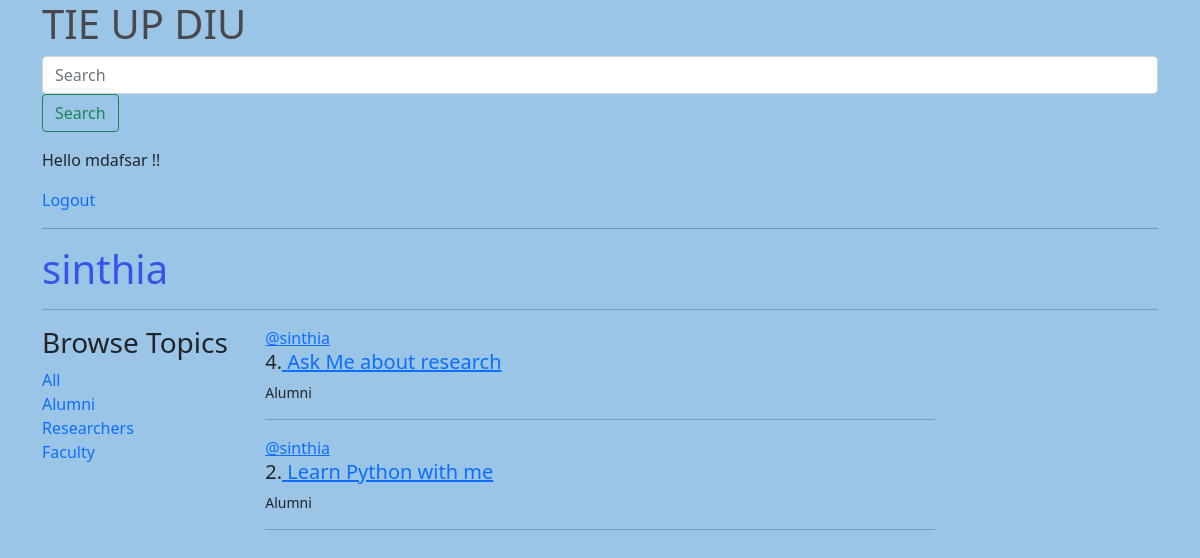
/profile/1/ (signed in), run on the app's committed database.
### base/models.py (models this page shows, shortened)
class Topic(models.Model):
    name = models.CharField(max_length=200)

class Room(models.Model):
    host = models.ForeignKey(User, on_delete=models.SET_NULL, null=True)
    topic =models.ForeignKey(Topic, on_delete=models.SET_NULL, null=True)
    name = models.CharField(max_length=200)
    decription = models.TextField(null=True, blank=True)
    participants= models.ManyToManyField(User,related_name='participants',blank=True)
    updated = models.DateTimeField(auto_now=True)
    Created = models.DateTimeField(auto_now_add=True)
    class Meta:
     ordering = ['-updated', '-Created']

### base/views.py (the view)
# urls.py: path('profile/<str:pk>/', views.userProfile,name="user-profile"),
def userProfile(request,pk):
    user = User.objects.get(id=pk)
    rooms = user.room_set.all()
    topics = Topic.objects.all()
    context = {'user':user , 'rooms':rooms , 'topics':topics}
    return render(request, 'base/profile.html',context)

### base/templates/base/profile.html (shortened to what this page needs)
{% extends 'main.html' %}
{% block content %}
<h1 style="color: hsla(233, 85%, 49%, 0.736);">{{user.username}}</h1>
<hr>
<div  class="profile-container">
    <div>
         {% include 'base/topics_component.html' %}
    </div>
    <div>
      {% include 'base/feed_component.html' %}
    </div>
     <div>
    </div>
</div>
{% endblock content %}

### templates/navbar.html
<a href = "/" style="text-decoration: none;">
<h1 style ="color: rgb(73, 73, 77);  ">TIE UP DIU</h1>
</a>
<form method="GET" action="{% url 'home' %}">
<form class="d-flex">
   <input class="form-control me-2" type="search" placeholder="Search" aria-label="Search">
   <button class="btn btn-outline-success" type="submit">Search</button>
 </form>
</form>
  {% if request.user.is_authenticated %}
<p >Hello {{request.user}} !! </p>
<a href = "{% url 'logout' %}" style="text-decoration: none; ">Logout</a>
   {% else %}
<a href="{% url 'login' %}"   style="text-decoration: none; ">Login</a>
{% endif %}
<hr style="color: black;">

### base/templates/base/topics_component.html
<h3>Browse Topics</h3>
              <div>
                   <a href="{% url 'home' %}"   style =" text-decoration: none;">All</a>
               </div>
               {% for topic in topics %}
               <div>
                 <a href="{% url 'home' %}?q={{topic.name}}"    style =" text-decoration: none;"  >{{topic.name}}</a>
               </div>
               {% endfor %}

### base/templates/base/feed_component.html (shortened to what this page needs)
<div>
              {% for room in rooms %}
                <div>
                     <a href="{% url 'user-profile' room.host.id %}">@{{room.host.username}}</a>
                        <h5>{{room.id}}.<a href="{% url 'room' room.id %}"> {{room.name}}</a></h5>
                        <small>{{room.topic.name}}</small>
                         <hr>
                </div>
        {% endfor %}
           </div>

### static/styles/main.css (style rules this page uses)
body { background-color: hsla(197, 54%, 69%, 0.88); }

### base/templates/base/profile.html (style rules this page uses)
.profile-container { display:grid; grid-template-columns: 1fr 3fr 1fr; }

### data on the page
Topic: name "Alumni"
Topic: name "Researchers"
Topic: name "Faculty"
Room: host.username "sinthia", id "4", name "Ask Me about research", topic.name "Alumni"
Room: host.username "sinthia", id "2", name "Learn Python with me", topic.name "Alumni"

### other printed values
{{ request.user }} "mdafsar"
{{ user.username }} "sinthia"
